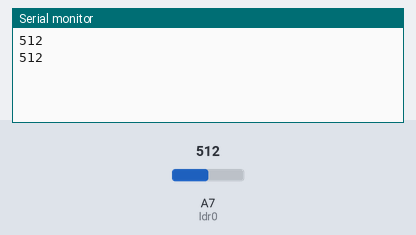
This sketch was run on a simulated Arduino Nano, built with avr-gcc and run on an emulated ATmega328P. Parts: the last lines printed to the serial monitor. The inputs (shaded band) are chosen by the test bench; at power-on: A7 (ldr0) = 512.

Above: at 1.8 s.
1.9 s: A7 (ldr0) set to 716
At 2.8 s:
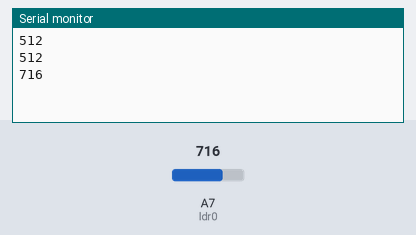
3.4 s: A7 (ldr0) set to 900
At 4.6 s:
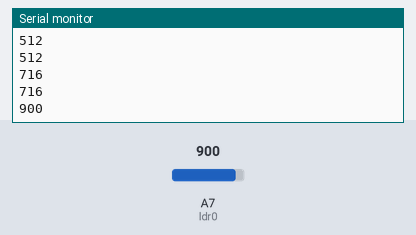
Timing chart, 0 to 6.4 s (numbered marks = the images above; inputs shaded):
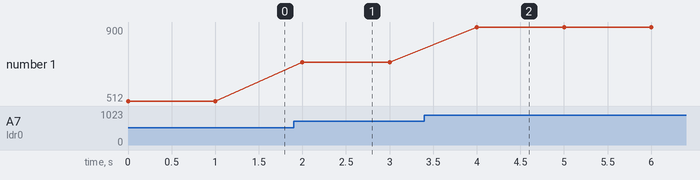

The sketch:

ldr_test.ino
```cpp
const int ldr0=A7;

void setup() {
 Serial.begin(9600);
 pinMode(ldr0, OUTPUT);
}

void loop() {
  int ldrStatus = analogRead(ldr0);
  Serial.println(ldrStatus);
  delay(1000);
}
```

Measured:
- after the input at 1.9 s, the serial monitor: prints a new line after 0.10 s (image 1)
- after the input at 3.4 s, the serial monitor: prints a new line after 0.60 s (image 2)
- plotted number 1: 512 → 716 after the input at 1.9 s, 716 → 900 after the input at 3.4 s
